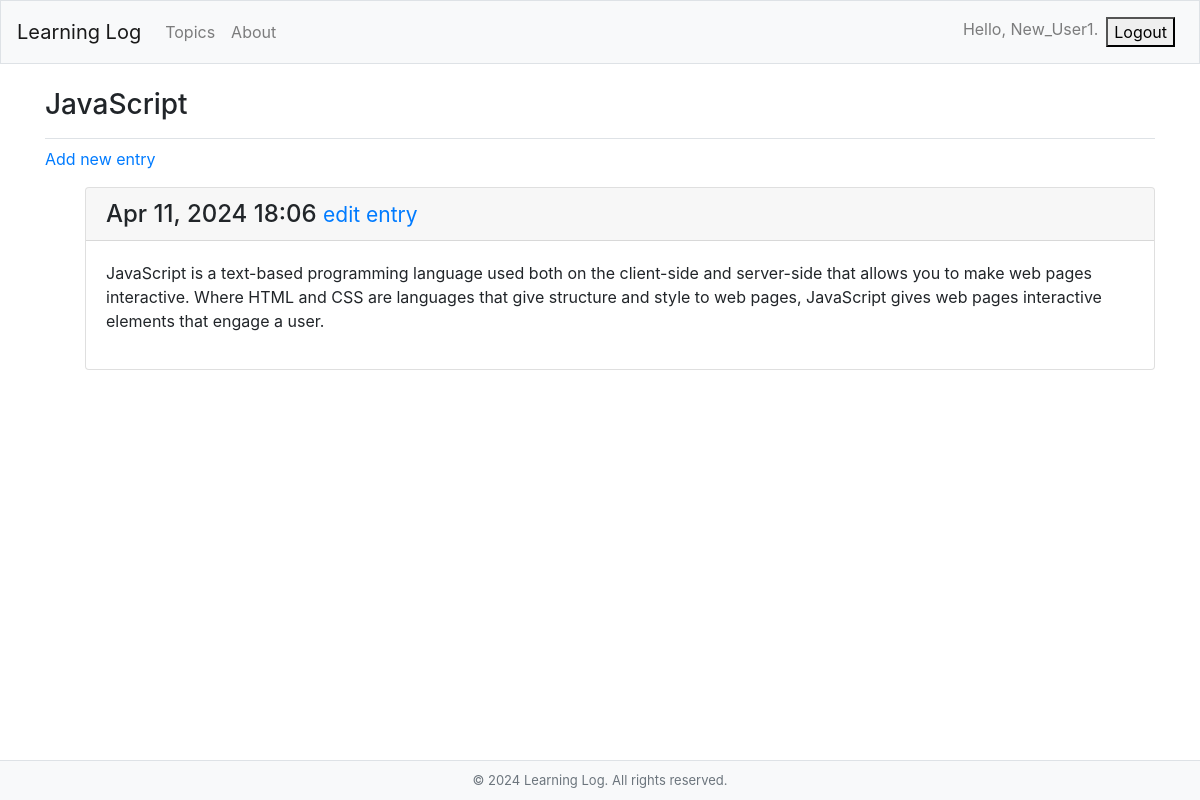
The app's page /topics/3/ (signed in) with its own data.
### learning_logs/models.py (models this page shows)
class Topic(models.Model):
    text = models.CharField(max_length=200)
    date_added = models.DateTimeField(auto_now_add=True)
    owner = models.ForeignKey(User, on_delete=models.CASCADE)
    def __str__(self):
        return self.text

class Entry(models.Model):
    topic = models.ForeignKey(Topic, on_delete=models.CASCADE)
    text = models.TextField()
    date_added = models.DateTimeField(auto_now_add=True)

### learning_logs/views.py (the view)
# urls.py: path('topics/<int:topic_id>/', views.topic, name='topic'),
@login_required
def topic(request, topic_id):
    topic = get_object_or_404(Topic, id=topic_id)
    if topic.owner != request.user:
        raise Http404
    entries = topic.entry_set.order_by('-date_added')
    context = {'topic': topic, 'entries': entries}
    return render(request, 'learning_logs/topic.html', context)

### learning_logs/templates/learning_logs/topic.html
{% extends 'learning_logs/base.html' %}
{% block page_header %}
  <h3>{{ topic }}</h3>
{% endblock page_header %} {% block content %}
  <p>
    <a href="{% url 'learning_logs:new_entry' topic.id %}">Add new entry</a>
  </p>
  <ul>
  {% for entry in entries %}
    <div class="card mb-3">
      <h4 class="card-header">
        {{ entry.date_added|date:'M d, Y H:i' }}
        <small><a href="{% url 'learning_logs:edit_entry' entry.id %}">
            edit entry</a></small>
      </h4>
      <div class="card-body">
        {{ entry.text|linebreaks }}
      </div>
    </div>
  {% empty %}
    <p>There are no entries for this topic yet.</p>
  {% endfor %}
  {% endblock content %}

### learning_logs/templates/learning_logs/base.html (shortened to what this page needs)
{% load bootstrap4 %}
<!doctype html>
<html lang="en">
<head>
  {% bootstrap_css %}
</head>
<body>
  <nav class="navbar navbar-expand-md navbar-light bg-light mb-4 border">
    <a class="navbar-brand" href="{% url 'learning_logs:index' %}">
        Learning Log</a>
    <div class="collapse navbar-collapse" id="navbarCollapse">
      <ul class="navbar-nav mr-auto">
        <li class="nav-item">
          <a class="nav-link" href="{% url 'learning_logs:topics' %}">
              Topics</a></li>
        <li class="nav-item">
          <a class="nav-link" href="{% url 'learning_logs:about' %}">About</a></li>
      </ul>
      <ul class="navbar-nav ml-auto">
        {% if user.is_authenticated %}
          <li class="nav-item">
            <span class="navbar-text">Hello, {{ user.username }}.</span>
          </li>
          <li class="nav-item">
            <form class="nav-link" action="{% url 'users:logout' %}" method="post">
              <button type="submit">Logout</button>
            </form>
          </li>
        {% else %}
          <li class="nav-item">
            <a class="nav-link" href="{% url 'users:register' %}">Create New Account</a>
          </li>
          <li class="nav-item">
            <a class="nav-link" href="{% url 'users:login' %}">Log in</a></li>
        {% endif %}
      </ul>
    </div>
  </nav>
  <main role="main" class="container">
    <div class="pb-2 mb-2 border-bottom">
      {% block page_header %}{% endblock page_header %}
    </div>
    <div>
      {% block content %}{% endblock content %}
    </div>
  </main>
  <footer class="footer">
    <span class="text-muted">&copy; 2024 Learning Log. All rights reserved.</span>
  </footer>
</body>
</html>

### learning_logs/templates/learning_logs/base.html (style rules this page uses)
body { display: flex; flex-direction: column; min-height: 100vh; }
main { flex: 1; }
.footer { background-color: #f8f9fa; text-align: center; padding: 10px; font-size: small; border-top: 1px solid #dee2e6; }

### records on screen
Topic: text "JavaScript"
Entry: date_added "Apr 11, 2024 18:06", text "JavaScript is a text-based programming language used both on the client-side and server-side that allows you to make web pages interactive. Where HTML and CSS are languages that give structure and style to web pages, JavaScript gives web pages interactive elements that engage a user."

### other values on screen
{{ user.username }} "New_User1"
